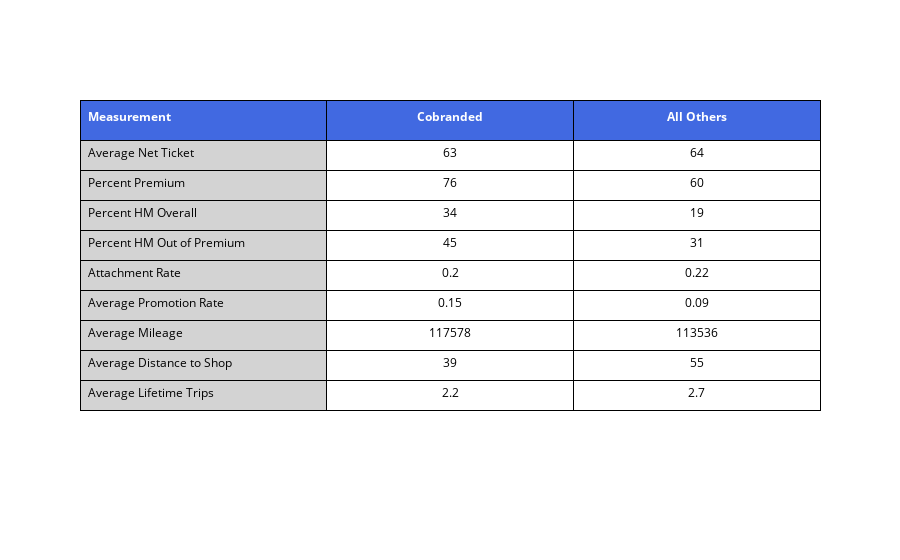

Notebook cell for this chart:
### Code cell
values = [['Average Net Ticket', 'Percent Premium', 'Percent HM Overall', 
           'Percent HM Out of Premium', "Attachment Rate", 'Average Promotion Rate', 'Average Mileage'
          , 'Average Distance to Shop', 'Average Lifetime Trips'], #1st col

[
    [t5['avg_netticket'][1]], 
    [t5['perc_premium'][1]], 
    [t5['perc_HM_overall'][1]], 
    [t5['perc_HM_out_of_premium'][1]], 
    [t5['attachment_rate'][1]], 
    [t5['avg_promotionrate'][1]],
    [t5['avg_mileage'][1]],
    [t5['avg_customer_distance_to_shop'][1]],
    [t5['avg_num_of_lifetime_trips'][1]],
],              
[
    [t5['avg_netticket'][0]], 
    [t5['perc_premium'][0]], 
    [t5['perc_HM_overall'][0]], 
    [t5['perc_HM_out_of_premium'][0]], 
    [t5['attachment_rate'][0]], 
    [t5['avg_promotionrate'][0]],
    [t5['avg_mileage'][0]],
    [t5['avg_customer_distance_to_shop'][0]],
    [t5['avg_num_of_lifetime_trips'][0]],
]
                  ]
         
fig = go.Figure(data=[go.Table(
  columnorder = [1,2,3],
    
  header = dict(
    values = [['<b>Measurement</b>'], ['<b>Cobranded</b>'], ['<b>All Others</b>']],
    line_color='black',
    fill_color='royalblue',
    align=['left','center'],
    font=dict(color='white', size=12),
    height=40
  ),
    
  cells=dict(
    values=values,
    line_color='black',
    fill=dict(color=['lightgrey', 'white']),
    align=['left', 'center'],
    font=dict(color=['black', 'black']),
    font_size=12,
    height=30)
    )
])
fig.show()

### Figure 1 — Plotly figure (JSON) as saved in the notebook; plotly's stock layout.template omitted (floating-point values rounded to 4 significant figures)
{"data": [{"cells": {"align": ["left", "center"], "fill": {"color": ["lightgrey", "white"]}, "font": {"color": ["black", "black"], "size": 12}, "height": 30, "line": {"color": "black"}, "values": [["Average Net Ticket", "Percent Premium", "Percent HM Overall", "Percent HM Out of Premium", "Attachment Rate", "Average Promotion Rate", "Average Mileage", "Average Distance to Shop", "Average Lifetime Trips"], [[63], [76], [34], [45], [0.2], [0.15], [117578], [39], [2.2]], [[64], [60], [19], [31], [0.22], [0.09], [113536], [55], [2.7]]]}, "columnorder": [1, 2, 3], "header": {"align": ["left", "center"], "fill": {"color": "royalblue"}, "font": {"color": "white", "size": 12}, "height": 40, "line": {"color": "black"}, "values": [["<b>Measurement</b>"], ["<b>Cobranded</b>"], ["<b>All Others</b>"]]}, "type": "table"}], "layout": {}}
